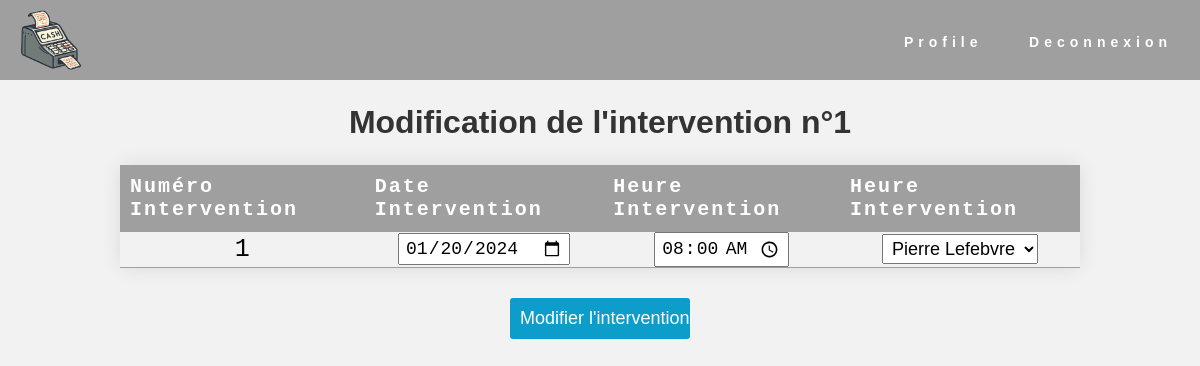
The page /controleur/editIntervention.php?interventionId=1 on the database its author committed.
### tables this page shows
CREATE TABLE `intervention` (
  `intervention_id` int(11) NOT NULL,
  `intervention_date` date DEFAULT NULL,
  `intervention_heure` time DEFAULT NULL,
  `client_num` int(11) NOT NULL,
  `employe_num_matricule` int(11) NOT NULL
);

CREATE TABLE `employe` (
  `employe_num_matricule` int(11) NOT NULL,
  `employe_nom` varchar(255) DEFAULT NULL,
  `employe_prenom` varchar(255) DEFAULT NULL,
  `employe_adresse` varchar(255) DEFAULT NULL,
  `employe_date_embauche` datetime DEFAULT NULL
);

CREATE TABLE `technicien` (
  `employe_num_matricule` int(11) NOT NULL,
  `technicien_telephone` varchar(50) DEFAULT NULL,
  `technicien_nom_qualification` varchar(255) DEFAULT NULL,
  `technicien_date_obtention_qualification` datetime DEFAULT NULL,
  `technicien_mail` varchar(255) DEFAULT NULL,
  `agence_num` int(11) NOT NULL
);

### controleur/editIntervention.php (called while the page is built, shortened)
<?php
require_once "./modele/Intervention.php";
include_once "./modele/Technicien.php";
include "./vue/entete.html.php";
$Intervention = new Intervention();
$idIntervention = $_GET['interventionId'];
$intervention = $Intervention->getInterventionById($idIntervention);
$date = $intervention["intervention_date"];
$heure = $intervention["intervention_heure"];
$Technicien = new Technicien();
$techniciens = $Technicien->getAllTechniciens();
$techniciensDansMemeAgenceQueClient = $Technicien->getAllTechniciensInSameAgencyAsClient($intervention["agence_num"]);
include "./vue/vueEditIntervention.php";
include "./vue/pied.html.php";
?>

### modele/Intervention.php (called while the page is built, shortened)
<?php
class Intervention extends Bdd{
    function getInterventionById($idIntervention){
        $conn = $this->connexionPDO();
        $req = $conn->prepare(
            "SELECT *
            FROM intervention i
            INNER JOIN client c ON i.client_num = c.client_num
            INNER JOIN employe e ON i.employe_num_matricule = e.employe_num_matricule
            WHERE i.intervention_id = :idIntervention"
        );
        $req->bindValue(":idIntervention", $idIntervention, PDO::PARAM_INT);
        $req->execute();
        $intervention = $req->fetch();
        return $intervention;
    }
}
?>

### modele/Technicien.php (called while the page is built)
<?php
class Technicien extends Bdd{
    function getAllTechniciens(){
        $conn = $this->connexionPDO();
        $req = $conn->prepare(
        "SELECT * FROM technicien t
        INNER JOIN employe e ON t.employe_num_matricule = e.employe_num_matricule"
        );
        $req->execute();
        $techniciens = $req->fetchAll();
        return $techniciens;
    }
    function getAllTechniciensInSameAgencyAsClient($numAgenceOfClient){
        $conn = $this->connexionPDO();
        $req = $conn->prepare(
        "SELECT * FROM technicien t
        INNER JOIN employe e ON t.employe_num_matricule = e.employe_num_matricule
        WHERE t.agence_num = :numAgenceOfClient"
        );
        $req->bindValue(":numAgenceOfClient", $numAgenceOfClient, PDO::PARAM_INT);
        $req->execute();
        $techniciens = $req->fetchAll();
        return $techniciens;
    }
}
?>

### vue/vueEditIntervention.php (the view)
<main id="vue-editintervention-assistant">
    <h1>Modification de l'intervention n°<?= $intervention["intervention_id"] ?></h1>
    <form action="" method="POST">
        <table>
            <thead>
                <tr>
                    <th>Numéro Intervention</th>
                    <th>Date Intervention</th>
                    <th>Heure Intervention</th>
                    <th>Heure Intervention</th>
                </tr>
            </thead>
            <tbody>
                <tr>
                    <td><?= $intervention["intervention_id"] ?></td>
                    <td><input type="date" name="date" value="<?= $date ?>" class="date"></td>
                    <td><input type="time" name="heure" value="<?= $heure ?>" class="time"></td>
                    <td>
                        <select name="numTechnicien" id="techniciens">
                            <?php foreach ($techniciensDansMemeAgenceQueClient as $technicien): ?>
                                <option value="<?= $technicien["employe_num_matricule"]?> <?= $intervention["employe_num_matricule"] == $technicien["employe_num_matricule"] ? "selected" : "" ?>">
                                    <?= $technicien["employe_prenom"]?> <?= $technicien["employe_nom"]?>
                                </option>
                            <?php endforeach;?>
                        </select>
                    </td>
                </tr>
            </tbody>
        </table>
        <input type="submit" value="Modifier l'intervention" class="btn-valider-intervention">
    </form>
</main>

### css/style.css (style rules this page uses)
* { margin: 0; padding: 0; box-sizing: border-box; }
body { text-align: center; font-family: Arial, Helvetica, sans-serif; background-color: #f2f2f2; }
h1 { color: #333; }
input[type="submit"] { width: 10%; padding: 10px; background-color: #0D9DCB; color: #fff; border: none; border-radius: 3px; cursor: pointer; }
table { border-collapse: collapse; width: 80%; font-family: monospace; font-size: 25px; text-align: center; margin-left: 10%; margin-right: 10%; margin-top: 2%; border-radius: 5px; box-shadow: 0 0 20px rgba(0, 0, 0, 0.1); background-color: #fff; }
#vue-editintervention-assistant h1 { margin-top: 2%; font-size: 200%; font-weight: bold; text-align: center; }
#vue-editintervention-assistant tr { border-bottom: 1px solid #9F9F9F; }
#vue-editintervention-assistant th { background-color: #9F9F9F; color: white; text-align: left; padding: 10px; font-size: 20px; letter-spacing: 2px; }
#vue-editintervention-assistant td { background-color: #f2f2f2; color: black; }
#vue-editintervention-assistant tr td { padding: 0 20; }
#vue-editintervention-assistant td>select { padding: 3 5; font-size: 18; }
#vue-editintervention-assistant td>.date { padding: 3 5; font-size: 18; }
#vue-editintervention-assistant td>.time { padding: 3 5; font-size: 18; }
#vue-editintervention-assistant .btn-valider-intervention { margin-top: 30px; width: 15% !important; font-size: 18px; }

### rows shown on the page
intervention: intervention_id "1", date "01/20/2024", heure "08:00:00"
employe: numTechnicien "Pierre Lefebvre"
